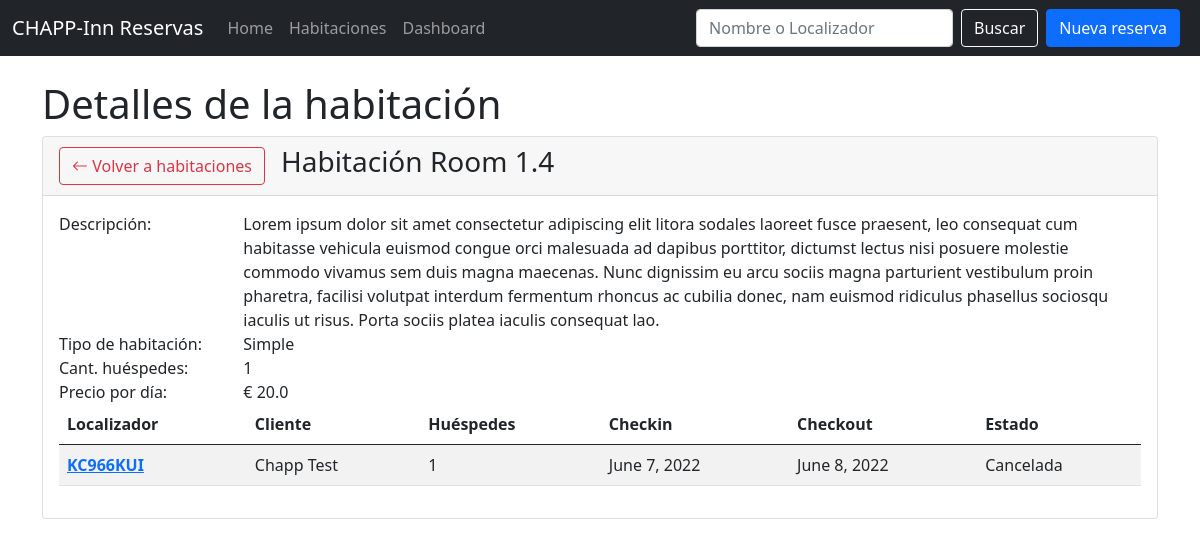
The app's page /room/4/?from=rooms with its own data.
### pms/models.py (models this page shows, shortened)
class Room(models.Model):
    room_type = models.ForeignKey(Room_type, on_delete=models.SET_NULL, null=True)
    name = models.CharField(max_length=100)
    description = models.CharField(max_length=500)

class Room_type(models.Model):
    name = models.CharField(max_length=100)
    price = models.FloatField()
    max_guests = models.IntegerField()
    def __str__(self):
        return self.name

class Booking(models.Model):
    NEW = 'NEW'
    DELETED = 'DEL'
    STATE_CHOICES = [
        (NEW, 'Nueva'),
        (DELETED, 'Cancelada'),
    ]
    state = models.CharField(
        max_length=3,
        choices=STATE_CHOICES,
        default=NEW,
    )
    checkin = models.DateField()
    checkout = models.DateField()
    room = models.ForeignKey(Room, on_delete=models.SET_NULL, null=True)
    guests = models.IntegerField()
    customer = models.ForeignKey(Customer, on_delete=models.SET_NULL, null=True)
    total = models.FloatField()
    code = models.CharField(max_length=8)
    created = models.DateTimeField(auto_now_add=True)

class Customer(models.Model):
    name = models.CharField(max_length=200)
    email = models.EmailField()
    phone = models.CharField(max_length=50)  # TODO:ADD REGEX FOR PHONE VALIDATION
    def __str__(self):
        return self.name

### pms/views.py (the view)
# urls.py: path("room/<str:pk>/", views.RoomDetailsView.as_view(), name="room_details"),
class RoomDetailsView(View):
    def get(self, request, pk):
        room = Room.objects.get(id=pk)
        bookings = room.booking_set.all()
        from_page = request.GET.get('from', 'home')
        context = {
            'room': room,
            'bookings': bookings,
            'from_page': from_page
        }
        return render(request, "room_detail.html", context)

### pms/templates/room_detail.html (shortened to what this page needs)
{% extends "main.html"%} {% block content %}
<h1>Detalles de la habitación</h1>
<div class="card">
  <div class="card-header d-flex justify-content-start align-items-center">
    <a
      class="btn btn-outline-danger me-3"
      title="{% if from_page == 'rooms' %}Volver a habitaciones{% else %}Volver a reservas{% endif %}"
      href="{% if from_page == 'rooms' %}{% url 'rooms' %}{% else %}{% url 'home' %}{% endif %}"
    >
      <i class="bi bi-arrow-left"></i> {% if from_page == 'rooms' %}Volver a habitaciones{% else %}Volver a reservas{% endif %}
    </a>
    <h3>Habitación {{room.name}}</h3>
  </div>
  <div class="card-body">
    <div class="row">
      <div class="col-md-2">
        <span>Descripción: </span>
      </div>
      <div class="col">
        <span>{{room.description}}</span>
      </div>
    </div>
    <div class="row">
      <div class="col-md-2">
        <span>Tipo de habitación:</span>
      </div>
      <div class="col">
        <span>{{room.room_type}}</span>
      </div>
    </div>
    <div class="row">
      <div class="col-md-2">
        <span>Cant. huéspedes:</span>
      </div>
      <div class="col">
        <span>{{room.room_type.max_guests}}</span>
      </div>
    </div>
    <div class="row">
      <div class="col-md-2">
        <span>Precio por día:</span>
      </div>
      <div class="col">
        <span>€ {{room.room_type.price}}</span>
      </div>
    </div>
    <div class="row">
      <div class="col">
        <table class="table table-striped">
          <thead>
            <tr>
              <th scope="col">Localizador</th>
              <th scope="col">Cliente</th>
              <th scope="col">Huéspedes</th>
              <th scope="col">Checkin</th>
              <th scope="col">Checkout</th>
              <th scope="col">Estado</th>
            </tr>
          </thead>
          <tbody>
             {% for booking in bookings%}
            <tr>
              <th scope="row">
                <a href="{% url 'booking_search'%}?filter={{booking.code}}"
                  >{{booking.code}}</a
                >
              </th>
              <td>{{booking.customer}}</td>
              <td>{{booking.guests}}</td>
              <td>{{booking.checkin}}</td>
              <td>{{booking.checkout}}</td>
              <td>{{booking.get_state_display}}</td>
              {% endfor%}
            </tr>
          </tbody>
        </table>
      </div>
    </div>
  </div>
</div>
{% endblock content%}

### pms/statics/css/style.css (style rules this page uses)
body { padding-top: 4em }

### records on screen
Room: name "Room 1.4", description "Lorem ipsum dolor sit amet consectetur adipiscing elit litora sodales laoreet fusce praesent, leo consequat cum habitasse vehicula euismod congue orci malesuada ad dapibus porttitor, dictumst lectus nisi posuere molestie commodo vivamus sem duis magna maecenas. Nunc dignissim eu arcu sociis magna parturient vestibulum proin pharetra, facilisi volutpat interdum fermentum rhoncus ac cubilia donec, nam euismod ridiculus phasellus sociosqu iaculis ut risus. Porta sociis platea iaculis consequat lao.", room_type "Simple", room_type.max_guests "1", room_type.price "20.0"
Booking: code "KC966KUI", customer "Chapp Test", guests "1", checkin "June 7, 2022", checkout "June 8, 2022", state "Cancelada"
